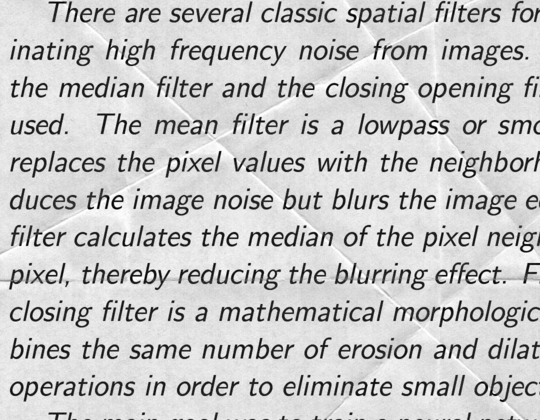
#> input picture train/102.png, 540 x 420 px, found by its file name; its folder holds only this picture in this run
$ jupyter execute --allow-errors image_thresholding.ipynb   (shell and % lines are left out)
#> lines starting #> are read from the running program, lines starting #| are printed output that depends on the picture
[cell 1]
# importing libraries
import cv2
import numpy as np
import matplotlib.pyplot as plt
from sklearn.model_selection import train_test_split
from keras.models import Sequential
from keras.layers import Conv2D, MaxPooling2D, UpSampling2D, Dense, Dropout, Flatten, InputLayer, Reshape
import tensorflow as tf
from PIL import Image

import os
from os import listdir

import pickle

[cell 2]
# mounting drive to get data
from google.colab import drive
drive.mount('/content/drive')

[cell 3]
# path of the train set
images_path = "/content/drive/MyDrive/Project/Data/Dataset/"

[cell 4]
# getting train and train cleaned images from folder
dirty_images_path = [images_path + 'train/' + f for f in os.listdir(images_path + 'train/')]
dirty_images_path.sort()
clean_images_path = [images_path + 'train_cleaned/' + f for f in os.listdir(images_path + 'train_cleaned/')]
clean_images_path.sort()
# getting the test files path
#> (the rest of this cell did not finish here and is left out)

[cell 5]
# define row and col
width, height = 540, 420

[cell 6]
# function for reading images
def read_images(image_paths):
    images = []
    for image_path in image_paths:
        image = cv2.imread(image_path, cv2.IMREAD_GRAYSCALE)
#> image is the input picture: shape (420, 540); min 0, max 255, mean 199.3
        image = cv2.resize(image, (width, height))
        # image = image.astype('float32') / 255.0
        images.append(image)
    return np.array(images)

[cell 7]
# reading train images as np_arrays
train_dirty_images = read_images(dirty_images_path)
train_clean_images = read_images(clean_images_path)
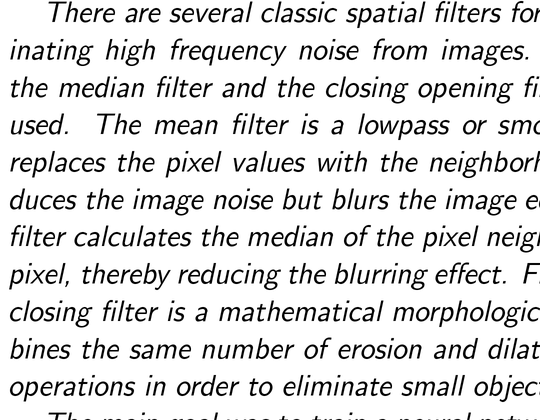
#> input picture train_cleaned/99.png, 540 x 420 px, found by its file name
#> in read_images, image is the input picture: shape (420, 540); min 0, max 255, mean 223

[cell 8]
# function for showing the images
def plot_image(image1, image2):
  plt.figure(figsize=(10,10))
  plt.subplot(1,2,1)
  plt.imshow(image1, cmap = 'gray')
  plt.subplot(1,2,2)
  plt.imshow(image2, cmap = 'gray')
  plt.show()

#> (a cell that did not finish here is left out)

[cell 10]
# thresholding
window_size = 11
offset = 25

[cell 11]
def ero(img):
  rect_kernel = cv2.getStructuringElement(cv2.MORPH_CROSS, (5, 5))
  eroded = cv2.erode(img, rect_kernel, iterations=1)
  return np.array(eroded, dtype=float)

def dil(img):
  ellip_kernel = cv2.getStructuringElement(cv2.MORPH_CROSS, (5, 5))
  dilated = cv2.dilate(img, ellip_kernel, iterations=1)
  return np.array(dilated, dtype=float)

[cell 12]
def thresholding(image):
  # create an empty array
  denoised_pixels = np.zeros_like(image)

  # Loop over every pixel in the image
  for i in range(image.shape[0]):
      for j in range(image.shape[1]):
          # calculate the local mean value
          left = max(i - window_size//2, 0)
          right = min(i + window_size//2, image.shape[0] - 1)
          top = max(j - window_size//2, 0)
          bot = min(j + window_size//2, image.shape[1] - 1)
          window = image[left:right+1, top:bot+1]
          local_mean = np.mean(window)

          # calculate the threshold value
          threshold = local_mean - offset

          # Set the denoised pixel value to either 0 or 1
          if image[i,j] < threshold:
              denoised_pixels[i,j] = 0
          else:
              denoised_pixels[i,j] = 255
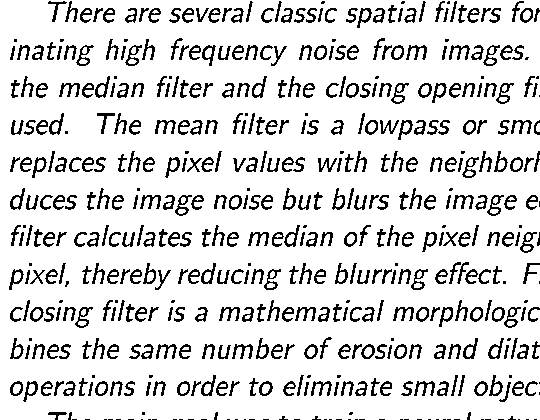
#> denoised_pixels: shape (420, 540); 85.5% white; black in thin lines or dots
  # dil(denoised_pixels)
  # ero(denoised_pixels)
  return denoised_pixels

[cell 13]
from sewar.full_ref import uqi, psnr, rmse, ssim

[cell 14]
image_d = cv2.imread('/content/drive/MyDrive/Project/Data/Dataset/train/99.png', cv2.IMREAD_GRAYSCALE)
image_c = cv2.imread('/content/drive/MyDrive/Project/Data/Dataset/train_cleaned/99.png', cv2.IMREAD_GRAYSCALE)
denoised_image = thresholding(image_d)
print("RMSE: ", rmse(image_c, denoised_image)) #RMSE
#> (this line was passed over: sewar is not available in this run)
print("UQI: ", uqi(image_c, denoised_image)) #UQI
#> (this line was passed over: sewar is not available in this run)
print("PSNR: ", psnr(image_c, denoised_image)) #PSNR
#> (this line was passed over: sewar is not available in this run)

[cell 15]
plot_image(image_c, denoised_image)
#> in plot_image, `plt.show()`:
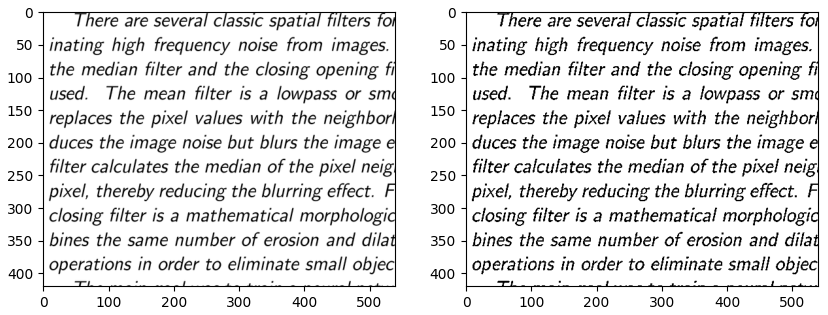
#> figure drawn by matplotlib, 2 panels
